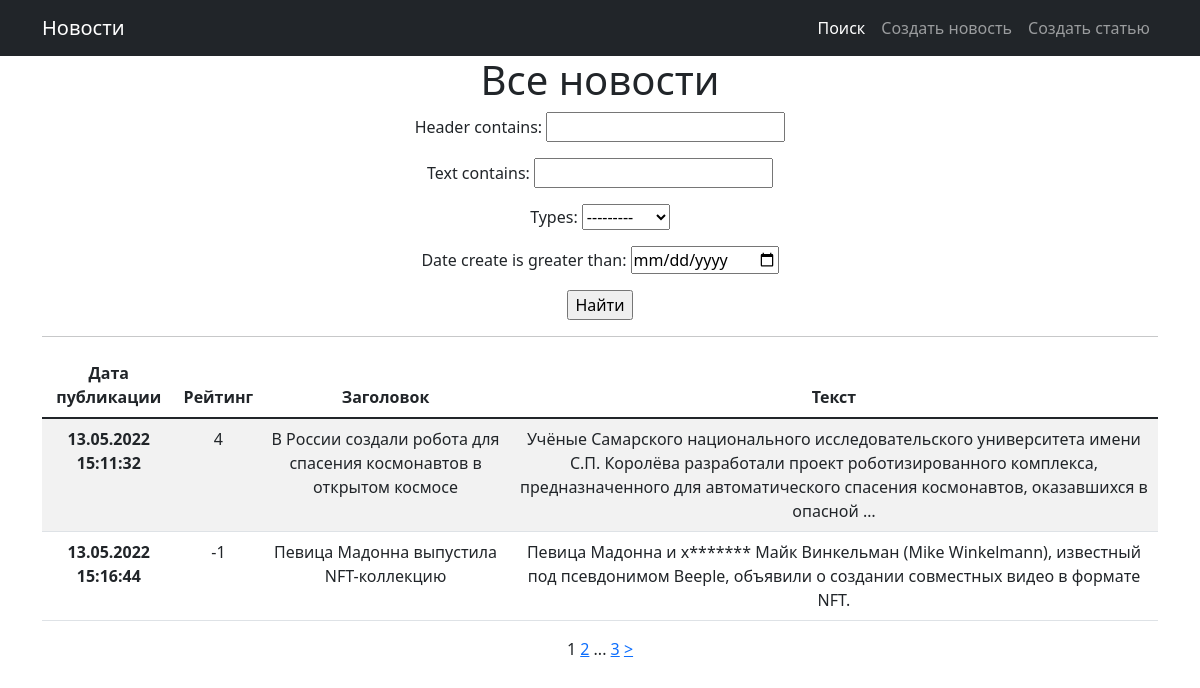
The app's page /news/search/ with its own data.
### news/models.py (models this page shows, shortened)
class Post(models.Model):
    types = models.CharField(max_length=2, choices=POST_TYPES, default=news)
    date_create = models.DateTimeField(auto_now_add=True)
    header = models.CharField(max_length=255)
    text = models.TextField()
    rating = models.IntegerField(default=0)
    author_id = models.ForeignKey(Author, on_delete=models.CASCADE)
    categories = models.ManyToManyField(Category, through='PostCategory')

### news/views.py (the view)
# urls.py: path('news/search/', search_page, name='postlist_search'),
def search_page(request):
    queryset = Post.objects.all()
    filterset = NewsFilter(request.GET, queryset)
    page = request.GET.get('page')
    paginator = Paginator(filterset.qs, paginator_items_count)
    try:
        f_qs = paginator.get_page(page)
    except PageNotAnInteger:
        f_qs = paginator.get_page(paginator_items_count)
    except EmptyPage:
        f_qs = paginator.get_page(paginator.num_pages)
    context = {
        'posts': f_qs,
        'filterset': filterset,
        'page_obj': f_qs,
        'paginator': paginator,
    }
    return render(request, 'news/search.html', context=context)

### news/templatetags/custom_filters.py (called while the page is built)
def replace(match):
    word = match.group()
    if word.lower() in bad_words:
        return word[0] + '*' * (len(word) - 1)
    else:
        return word

@register.filter()
def censor(value):
    return re.sub(r'\b\w*\b', replace, value, flags=re.I | re.U)

### news/templatetags/custom_tags.py (called while the page is built)
@register.simple_tag(takes_context=True)
def url_replace(context, **kwargs):
   d = context['request'].GET.copy()
   for k, v in kwargs.items():
       d[k] = v
   return d.urlencode()

### templates/news/search.html
{% extends 'news/postlist.html' %}
{% block search %}
    <form action="" method="get">
       {{ filterset.form.as_p }}
       <input type="submit" value="Найти" />
   </form>
{% endblock search %}

### templates/news/postlist.html (shortened to what this page needs)
{% extends 'news/default.html' %}
{% load custom_filters %}
{% load custom_tags %}
{% block content %}
   <h1>Все новости</h1>
   {% block search %}
   {% endblock search%}
   <hr>
   {% if posts %}
        <table class="table table-striped">
            <thead>
                <tr>
                    <th scope="col">Дата публикации</th>
                    <th scope="col">Рейтинг</th>
                    <th scope="col">Заголовок</th>
                    <th scope="col">Текст</th>
                </tr>
            </thead>
            <tbody>
           {% for p in posts %}
           <tr>
               <th>{{ p.date_create|date:'d.m.Y H:i:s' }}</th>
               <td>{{ p.rating }}</td>
               <td>{{ p.header|censor }}</td>
               <td>{{ p.text|truncatewords:20|censor }}</td>
           </tr>
           {% endfor %}
            </tbody>
        </table>
   {% else %}
       <h2>Публикации отсутствуют!</h2>
   {% endif %}
{% endblock content %}

### records on screen
Post: date_create "13.05.2022 15:11:32", rating "4", header|censor "В России создали робота для спасения космонавтов в открытом космосе", text|censor "Учёные Самарского национального исследовательского университета имени С.П. Королёва разработали проект роботизированного комплекса, предназначенного для автоматического спасения космонавтов, оказавшихся в опасной …"
Post: date_create "13.05.2022 15:16:44", rating "-1", header|censor "Певица Мадонна выпустила NFT-коллекцию", text|censor "Певица Мадонна и х******* Майк Винкельман (Mike Winkelmann), известный под псевдонимом Beeple, объявили о создании совместных видео в формате NFT."

### other values on screen
{{ page_obj.number }} "1"
{{ page_obj.next_page_number }} "2"
{{ page_obj.paginator.num_pages }} "3"
